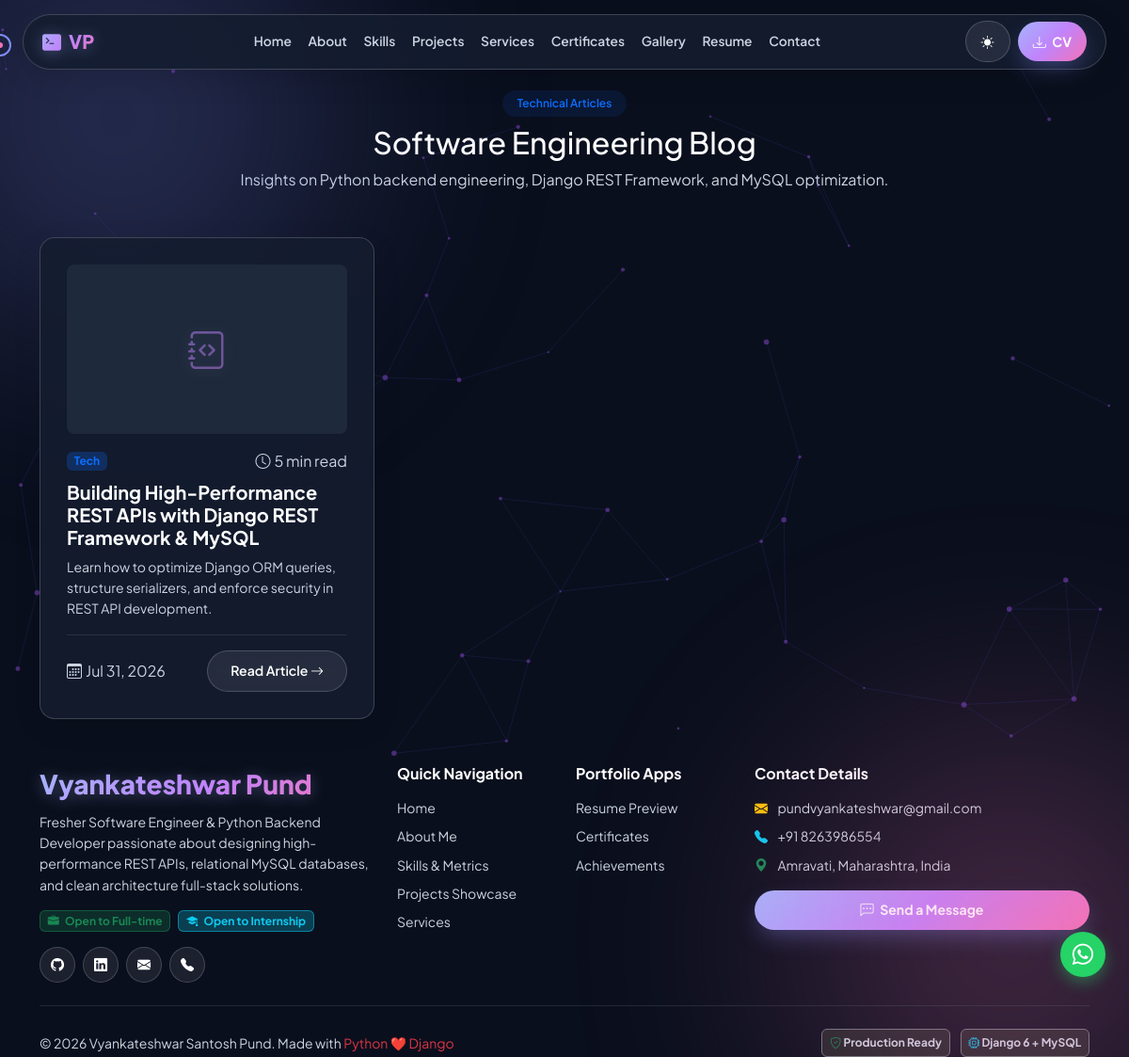
The app's page /blogs/ with its own data.
### apps/blogs/models.py (models this page shows, shortened)
class Blog(models.Model):
    title = models.CharField(max_length=250)
    slug = models.SlugField(unique=True, blank=True)
    author = models.ForeignKey(User, on_delete=models.SET_NULL, null=True, default=1)
    category = models.ForeignKey(BlogCategory, on_delete=models.SET_NULL, null=True, related_name='blogs')
    tags = models.ManyToManyField(Tag, blank=True, related_name='blogs')
    excerpt = models.CharField(max_length=350)
    content = models.TextField(help_text='Markdown content supported')
    cover_image = models.ImageField(upload_to='blogs/', blank=True, null=True)
    reading_time = models.IntegerField(default=5, help_text='Estimated reading time in minutes')
    views_count = models.PositiveIntegerField(default=0)
    is_published = models.BooleanField(default=True)
    created_at = models.DateTimeField(auto_now_add=True)
    updated_at = models.DateTimeField(auto_now=True)
    class Meta:
        ordering = ['-created_at']

### apps/portfolio/models.py (models this page shows, shortened)
class SocialLink(models.Model):
    platform = models.CharField(max_length=50)
    url = models.URLField()
    icon_class = models.CharField(max_length=50, help_text='e.g., bi bi-github')
    order = models.IntegerField(default=0)
    class Meta:
        ordering = ['order']

### apps/blogs/views.py (the view)
# urls.py: path('', views.BlogListView.as_view(), name='blog_list'),
class BlogListView(ListView):
    model = Blog
    template_name = 'blogs/blog_list.html'
    context_object_name = 'blogs'
    paginate_by = 6
    def get_queryset(self):
        queryset = Blog.objects.filter(is_published=True)
        category_slug = self.request.GET.get('category')
        tag_slug = self.request.GET.get('tag')
        query = self.request.GET.get('q')
        if category_slug:
            queryset = queryset.filter(category__slug=category_slug)
        if tag_slug:
            queryset = queryset.filter(tags__slug=tag_slug)
        if query:
            queryset = queryset.filter(
                Q(title__icontains=query) | Q(excerpt__icontains=query) | Q(content__icontains=query)
            )
        return queryset.distinct()
    def get_context_data(self, **kwargs):
        context = super().get_context_data(**kwargs)
        context['categories'] = BlogCategory.objects.all()
        context['tags'] = Tag.objects.all()
        context['recent_posts'] = Blog.objects.filter(is_published=True)[:4]
        return context

### apps/portfolio/context_processors.py (called while the page is built)
def global_portfolio_context(request):
    profile = ProfileInfo.objects.first()
    social_links = SocialLink.objects.all()
    return {
        'profile': profile,
        'social_links': social_links,
    }

### templates/blogs/blog_list.html (shortened to what this page needs)
{% extends 'base.html' %}
{% load static %}
{% block content %}
<section class="py-5 mt-5">
    <div class="container">
        <div class="text-center mb-5">
            <span class="badge bg-primary bg-opacity-10 text-primary px-3 py-2 rounded-pill fw-semibold">Technical Articles</span>
            <h2 class="section-title mt-2">Software Engineering Blog</h2>
            <p class="section-subtitle">Insights on Python backend engineering, Django REST Framework, and MySQL optimization.</p>
        </div>
        <div class="row g-4">
            {% for blog in blogs %}
            <div class="col-lg-4 col-md-6">
                <div class="glass-card h-100 d-flex flex-column">
                    <div class="position-relative overflow-hidden rounded-3 mb-3" style="height:180px; background:#1e293b;">
                        {% if blog.cover_image %}
                        <img src="{{ blog.cover_image.url }}" alt="{{ blog.title }}" class="w-100 h-100 object-fit-cover">
                        {% else %}
                        <div class="w-100 h-100 d-flex align-items-center justify-content-center gradient-text fs-1 opacity-50">
                            <i class="bi bi-journal-code"></i>
                        </div>
                        {% endif %}
                    </div>
                    <div class="d-flex align-items-center justify-content-between mb-2">
                        <span class="badge bg-primary bg-opacity-25 text-primary small">{{ blog.category.name|default:"Tech" }}</span>
                        <span class="text-muted extra-small"><i class="bi bi-clock me-1"></i>{{ blog.reading_time }} min read</span>
                    </div>
                    <h5 class="fw-bold mb-2 text-white">
                        <a href="{% url 'blog_detail' slug=blog.slug %}" class="text-white text-decoration-none">
                            {{ blog.title }}
                        </a>
                    </h5>
                    <p class="text-muted small flex-grow-1 mb-3">{{ blog.excerpt }}</p>
                    <div class="d-flex align-items-center justify-content-between pt-3 border-top border-secondary border-opacity-25 mt-auto">
                        <span class="text-muted extra-small"><i class="bi bi-calendar3 me-1"></i>{{ blog.created_at|date:"M d, Y" }}</span>
                        <a href="{% url 'blog_detail' slug=blog.slug %}" class="btn btn-glass btn-sm">Read Article <i class="bi bi-arrow-right"></i></a>
                    </div>
                </div>
            </div>
            {% endfor %}
        </div>
    </div>
</section>
{% endblock %}

### templates/components/footer.html (shortened to what this page needs)
<footer>
    <div class="container">
        <div class="row gy-4">
            <div class="col-lg-4 col-md-6">
                <a class="navbar-brand gradient-text fs-3 mb-2 d-block" href="{% url 'home' %}">
                    Vyankateshwar Pund
                </a>
                <p class="text-muted small mb-3">
                    Fresher Software Engineer & Python Backend Developer passionate about designing high-performance REST APIs,
                    relational MySQL databases, and clean architecture full-stack solutions.
                </p>
                <div class="d-flex flex-wrap gap-2 mb-3">
                    <span class="badge bg-success bg-opacity-25 text-success border border-success border-opacity-50"><i class="bi bi-briefcase-fill me-1"></i> Open to Full-time</span>
                    <span class="badge bg-info bg-opacity-25 text-info border border-info border-opacity-50"><i class="bi bi-mortarboard-fill me-1"></i> Open to Internship</span>
                </div>
                <div class="d-flex gap-2">
                    {% for social in social_links %}
                    <a href="{{ social.url }}" target="_blank" class="btn btn-glass btn-sm rounded-circle p-2" style="width:38px; height:38px; display:inline-flex; align-items:center; justify-content:center;" title="{{ social.platform }}">
                        <i class="{{ social.icon_class }}"></i>
                    </a>
                    {% endfor %}
                </div>
            </div>
            <div class="col-lg-2 col-md-6">
                <h6 class="text-white mb-3 fw-bold">Quick Navigation</h6>
                <ul class="list-unstyled small">
                    <li class="mb-2"><a href="{% url 'home' %}" class="text-muted text-decoration-none">Home</a></li>
                    <li class="mb-2"><a href="{% url 'about' %}" class="text-muted text-decoration-none">About Me</a></li>
                    <li class="mb-2"><a href="{% url 'skills_list' %}" class="text-muted text-decoration-none">Skills & Metrics</a></li>
                    <li class="mb-2"><a href="{% url 'project_list' %}" class="text-muted text-decoration-none">Projects Showcase</a></li>
                    <li class="mb-2"><a href="{% url 'services' %}" class="text-muted text-decoration-none">Services</a></li>
                </ul>
            </div>
            <div class="col-lg-2 col-md-6">
                <h6 class="text-white mb-3 fw-bold">Portfolio Apps</h6>
                <ul class="list-unstyled small">
                    <li class="mb-2"><a href="{% url 'resume' %}" class="text-muted text-decoration-none">Resume Preview</a></li>
                    <li class="mb-2"><a href="{% url 'certificates' %}" class="text-muted text-decoration-none">Certificates</a></li>
                    <li class="mb-2"><a href="{% url 'achievements' %}" class="text-muted text-decoration-none">Achievements</a></li>
                </ul>
            </div>
            <div class="col-lg-4 col-md-6">
                <h6 class="text-white mb-3 fw-bold">Contact Details</h6>
                <ul class="list-unstyled small text-muted mb-3">
                    <li class="mb-2"><i class="bi bi-envelope-fill text-warning me-2"></i> pundvyankateshwar@gmail.com</li>
                    <li class="mb-2"><i class="bi bi-telephone-fill text-info me-2"></i> +91 8263986554</li>
                    <li class="mb-2"><i class="bi bi-geo-alt-fill text-success me-2"></i> Amravati, Maharashtra, India</li>
                </ul>
                <a href="{% url 'contact' %}" class="btn btn-gradient btn-sm w-100"><i class="bi bi-chat-left-dots me-1"></i> Send a Message</a>
            </div>
        </div>
        <hr class="my-4 border-secondary opacity-25">
        <div class="row align-items-center">
            <div class="col-md-6 text-center text-md-start mb-2 mb-md-0">
                <span class="text-muted small">&copy; 2026 Vyankateshwar Santosh Pund. Made with <span class="text-danger">Python ❤️ Django</span></span>
            </div>
            <div class="col-md-6 text-center text-md-end">
                <span class="badge bg-dark border border-secondary text-muted me-2"><i class="bi bi-shield-check text-success"></i> Production Ready</span>
                <span class="badge bg-dark border border-secondary text-muted"><i class="bi bi-cpu text-info"></i> Django 6 + MySQL</span>
            </div>
        </div>
    </div>
</footer>

### static/css/style.css (style rules this page uses)
:root { --bg-primary: #0a0f1d; --bg-secondary: #111827; --bg-card: rgba(20, 29, 47, 0.85); --bg-glass: rgba(255, 255, 255, 0.08); --border-glass: rgba(255, 255, 255, 0.18); --border-glow: rgba(129, 140, 248, 0.6); --text-main: #ffffff; --text-muted: #cbd5e1; --text-sub: #e2e8f0; --accent-primary: #818cf8; --accent-secondary: #c084fc; --accent-cyan: #38bdf8; --accent-pink: #f472b6; --accent-gradient: linear-gradient(135deg, #a5b4fc 0%, #c084fc 50%, #f472b6 100%); --accent-glow: rgba(129, 140, 248, 0.4); --pill-bg: rgba(20, 29, 47, 0.9); --pill-text: #ffffff; --hero-para-color: #e2e8f0; --badge-bg: rgba(255, 255, 255, 0.08); --badge-text: #ffffff; --shadow-hover: 0 20px 50px -10px rgba(129, 140, 248, 0.4); --transition-smooth: all 0.35s cubic-bezier(0.16, 1, 0.3, 1); --font-family: 'Plus Jakarta Sans', system-ui, -apple-system, sans-serif; }
body { background-color: var(--bg-primary); color: var(--text-main); font-family: var(--font-family); overflow-x: hidden; transition: background-color 0.4s ease, color 0.4s ease; min-height: 100vh; }
p, .text-muted { color: var(--text-muted) !important; line-height: 1.6; }
h1, h2, h3, h4, h5, h6, .section-title, .text-main { color: var(--text-main) !important; }
.gradient-text { background: var(--accent-gradient); -webkit-background-clip: text; -webkit-text-fill-color: transparent; display: inline-block; font-weight: 800; }
[data-theme="dark"] .gradient-text { filter: drop-shadow(0 2px 8px rgba(165, 180, 252, 0.35)); }
.glass-card { background: var(--bg-card); backdrop-filter: blur(18px); -webkit-backdrop-filter: blur(18px); border: 1px solid var(--border-glass); border-radius: 16px; padding: 1.75rem; transition: var(--transition-smooth); box-shadow: 0 8px 32px rgba(0, 0, 0, 0.08); position: relative; word-wrap: break-word; overflow-wrap: break-word; }
.btn-gradient { background: var(--accent-gradient); color: #ffffff !important; border: none; border-radius: 30px; padding: 0.65rem 1.5rem; font-weight: 700; font-size: 0.88rem; transition: var(--transition-smooth); box-shadow: 0 10px 25px -5px rgba(129, 140, 248, 0.4); white-space: nowrap; }
.btn-glass { background: var(--bg-glass); color: var(--text-main) !important; border: 1px solid var(--border-glass); border-radius: 30px; padding: 0.65rem 1.5rem; font-weight: 600; font-size: 0.88rem; backdrop-filter: blur(10px); transition: var(--transition-smooth); white-space: nowrap; }

### records on screen
Blog: category.name "Tech", reading_time "5", title "Building High-Performance REST APIs with Django REST Framework & MySQL", excerpt "Learn how to optimize Django ORM queries, structure serializers, and enforce security in REST API development.", created_at "Jul 31, 2026"
